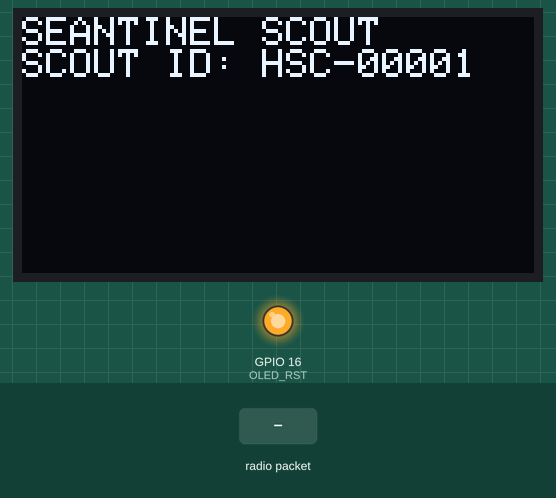
Simulated run of this sketch. Board: ESP32. Shown: 128×64 one-colour display, output pins drawn as LEDs (lit = HIGH). The inputs (shaded band) are chosen by the test bench. No radio packets arrive unless stated; what the sketch prints to the serial monitor is not drawn.

Above: at 1.2 s.
1.3 s: radio packet "1" arrives
Timing chart, 0 to 4.3 s (numbered marks = the images above; inputs shaded):
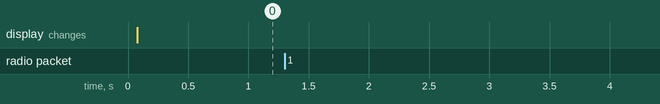

The sketch:

seantinel-scout.ino
```cpp
/*
Seantinel Scout
----------------------------------
This is the firmware for the seantinel scout device,
which is used to list for LoRa data transmissions and display the data on a HTTP endpoint
----------------------------------
Author: Bryce Narciso C. Mercines (c) 2021
version: 0.0.2
*/

// Import required libraries
#include "WiFi.h"
#include "ESPAsyncWebServer.h"

//Libraries for LoRa
#include <SPI.h>
#include <LoRa.h>

//Libraries for OLED Display
#include <Wire.h>
#include <Adafruit_GFX.h>
#include <Adafruit_SSD1306.h>

//define the pins used by the LoRa transceiver module
#define SCK 5
#define MISO 19
#define MOSI 27
#define SS 18
#define RST 14
#define DIO0 26

// Most performant ISM Band (Philippines) good RSSI
#define BAND 923E6

//OLED pins
#define OLED_SDA 4
#define OLED_SCL 15
#define OLED_RST 16
#define SCREEN_WIDTH 128 // OLED display width, in pixels
#define SCREEN_HEIGHT 64 // OLED display height, in pixels

// Initialize Screen
Adafruit_SSD1306 display(SCREEN_WIDTH, SCREEN_HEIGHT, &Wire, OLED_RST);

// device unique ID (can be changed)

String UID = "HSC-00001";

String LoRaData;

// current scout data
String current_data = "";

// Replace with your network credentials
const char *ssid = "Seantinel_Scout_1";
const char *password = "";

// Create AsyncWebServer object on port 80
AsyncWebServer server(80);

String device_data = "{\"type\": \"Seantinel Scout\", \"version\": 0.0.1, \"firmware\": \"Scout\",\"device_id\": \"HN-XXXX\"}";


void sendData(String LORA_DATA)
{
  LoRa.beginPacket();
  LoRa.print(LORA_DATA);
  LoRa.endPacket();
}

void echoMechanism()
{
  // testing echo
  int packetSize = LoRa.parsePacket();
  if (packetSize)
  {
    //received a packet

    //read packet
    while (LoRa.available())
    {
      LoRaData = LoRa.readString();
      sendData(LoRaData);
      delay(2000);
    }
  }
  else
  {
    delay(3000);
  }
}

void setup()
{
  // Serial Port for communicating to GPS Module
  Serial.begin(9600);

  //reset OLED display via software
  pinMode(OLED_RST, OUTPUT);
  digitalWrite(OLED_RST, LOW);
  delay(20);
  digitalWrite(OLED_RST, HIGH);

  //initialize OLED
  Wire.begin(OLED_SDA, OLED_SCL);
  if (!display.begin(SSD1306_SWITCHCAPVCC, 0x3c, false, false))
  { // Address 0x3C for 128x32
    Serial.println(F("SSD1306 allocation failed"));
    for (;;)
      ; // Don't proceed, loop forever
  }

  display.clearDisplay();
  display.setTextColor(WHITE);
  display.setTextSize(1);
  display.setCursor(0, 0);
  display.println("SEANTINEL SCOUT");
  display.println("SCOUT ID: " + UID);
  display.display();

  //SPI LoRa pins
  SPI.begin(SCK, MISO, MOSI, SS);
  //setup LoRa transceiver module
  LoRa.setPins(SS, RST, DIO0);

  if (!LoRa.begin(BAND))
  {
    // Starting LoRa Fails
    while (1)
      ;
  }

  // Remove the password parameter, if you want the AP (Access Point) to be open
  WiFi.softAP(ssid, password);

  // Route for root / web page
  server.on("/", HTTP_GET, [](AsyncWebServerRequest *request) {
    device_data.replace("HN-XXXX",UID);
    request->send(200, "text/plain", device_data);
  });

  // for sending data (test)
  server.on("/scout/incidents", HTTP_GET, [](AsyncWebServerRequest *request) {
    request->send(200, "text/plain", LoRaData);
  });

  // Start server
  server.begin();
}

void loop()
{

  // for echoing data
  // testing echo .
  int packetSize = LoRa.parsePacket();
  Serial.println("pz: " + packetSize);
  if (packetSize)
  {
    //received a packet

    //read packet
    while (LoRa.available())
    {
      LoRaData = LoRa.readString();
      current_data = LoRa.readString();
    }

    sendData("e1:" + LoRaData);
    Serial.println("e1:" + LoRaData);
  }


}
```

Measured:
- after the input at 1.3 s, every drawn part: stays the same
